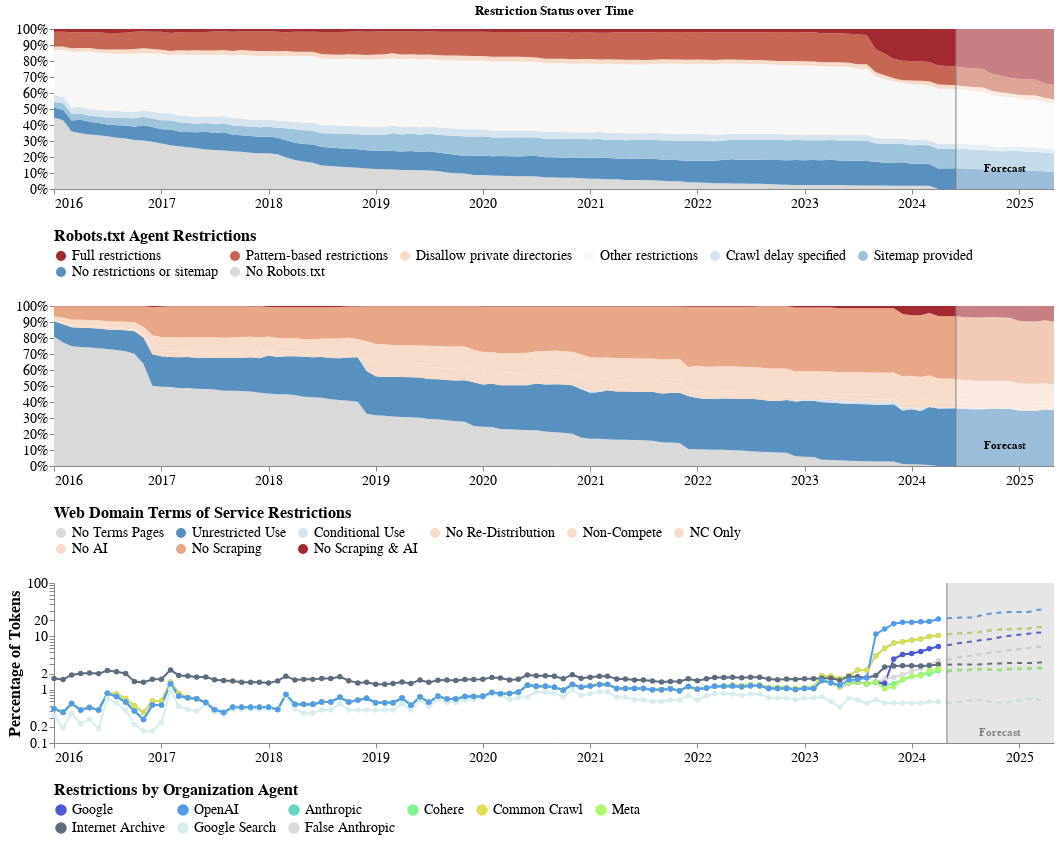

Notebook cell for this chart:
### Markdown cell above
## Combine Charts

### Code cell
combined_chart = alt.vconcat(chart_robots, chart_tos, chart_companies).configure_axis(
    grid=False,
    labelFontSize=PLOT_KWARGS["label_fontsize"],
    titleFontSize=PLOT_KWARGS["title_fontsize"],
    labelAngle=0,
    tickCount=len(range(df["period"].dt.year.min(), df["period"].dt.year.max()))
).configure_legend(
    labelFontSize=PLOT_KWARGS["label_fontsize"],
    titleFontSize=PLOT_KWARGS["title_fontsize"],
    columns=PLOT_KWARGS["legend_cols"]
).configure_view(
    strokeWidth=0
).resolve_scale(
    color="independent",
    x="shared"
)

#combined_chart.save(
#    "Combined_%s.png" % (ANALYSIS_TYPE),
#    ppi=300
#)

combined_chart

### Figure 1 — Vega-Lite specification as saved in the notebook (floating-point values rounded to 4 significant figures; data arrays with more than 128 entries replaced by an {"elided": "..."} marker saying what was removed)
{"config": {"title": {"font": "Times New Roman"}, "axis": {"labelFont": "Times New Roman", "titleFont": "Times New Roman", "grid": false, "labelAngle": 0, "labelFontSize": 14, "tickCount": 9, "titleFontSize": 16}, "header": {"labelFont": "Times New Roman", "titleFont": "Times New Roman"}, "legend": {"labelFont": "Times New Roman", "titleFont": "Times New Roman", "columns": 6, "labelFontSize": 14, "titleFontSize": 16}, "text": {"font": "Times New Roman"}, "view": {"strokeWidth": 0}}, "vconcat": [{"layer": [{"data": {"name": "data-b81ca46c138ccb831566def2053c14b8"}, "mark": {"type": "area"}, "encoding": {"color": {"field": "status", "legend": {"orient": "bottom", "titleLimit": 0}, "scale": {"domain": ["Full restrictions", "Pattern-based restrictions", "Disallow private directories", "Other restrictions", "Crawl delay specified", "Sitemap provided", "No restrictions or sitemap", "No Robots.txt"], "range": ["#a32a31", "#c76753", "#f7dcca", "#f7f7f7", "#d5e4ef", "#9dc4db", "#5891bf", "#d9d9d9"]}, "title": "Robots.txt Agent Restrictions", "type": "nominal"}, "order": {"field": "order", "type": "quantitative"}, "x": {"axis": {"format": "%Y", "title": ""}, "field": "period", "type": "temporal"}, "y": {"axis": {"format": "%", "title": ""}, "field": "percentage", "scale": {"domain": [0, 1]}, "type": "quantitative"}}}, {"data": {"name": "data-4f53cda18c2baa0c0354bb5f9a3ecbe5"}, "mark": {"type": "rule", "color": "black"}, "encoding": {"x": {"field": "period", "type": "temporal"}, "y": {"value": -20}, "y2": {"value": 160}}}, {"data": {"name": "data-4f53cda18c2baa0c0354bb5f9a3ecbe5"}, "mark": {"type": "point", "color": "black"}, "encoding": {"x": {"field": "period", "type": "temporal"}, "y": {"value": -20}}}, {"data": {"name": "data-4f53cda18c2baa0c0354bb5f9a3ecbe5"}, "mark": {"type": "text", "align": "left", "baseline": "middle", "color": "black", "dx": 10, "dy": 0, "fontSize": 14}, "encoding": {"text": {"field": "label", "type": "nominal"}, "x": {"field": "period", "type": "temporal"}, "y": {"value": -20}}}, {"data": {"name": "data-f0b0bf0c2a8d0ced0c09906c1619ad4c"}, "mark": {"type": "rect", "color": "white", "opacity": 0.4}, "encoding": {"x": {"field": "start", "title": "", "type": "temporal"}, "x2": {"field": "end"}}}, {"data": {"name": "data-d46e70ea25a0240641ad89bcfe05bef1"}, "mark": {"type": "rule", "color": "gray"}, "encoding": {"x": {"field": "period", "type": "temporal"}}}, {"data": {"name": "data-4f68c5dffeb6c9174ae0ba2a276515db"}, "mark": {"type": "text", "align": "center", "baseline": "middle", "color": "black", "dx": 0, "dy": 140, "fontWeight": "bold"}, "encoding": {"text": {"field": "text", "type": "nominal"}, "x": {"field": "date", "type": "temporal"}, "y": {"value": 0}}}], "height": 160, "title": "Restriction Status over Time", "width": 1000}, {"layer": [{"data": {"name": "data-5a868b5fb95e1da5433a2971f7eef5ed"}, "mark": {"type": "area"}, "encoding": {"color": {"field": "status", "legend": {"orient": "bottom", "titleLimit": 0}, "scale": {"domain": ["No Terms Pages", "Unrestricted Use", "Conditional Use", "No Re-Distribution", "Non-Compete", "NC Only", "No AI", "No Scraping", "No Scraping & AI"], "range": ["#d9d9d9", "#5891bf", "#d5e4ef", "#f7dcca", "#f7dcca", "#f7dcca", "#f7dcca", "#e8a888", "#a32a31"]}, "title": "Web Domain Terms of Service Restrictions", "type": "nominal"}, "order": {"field": "order", "type": "quantitative"}, "x": {"axis": {"format": "%Y", "title": ""}, "field": "period", "type": "temporal"}, "y": {"axis": {"format": "%", "title": ""}, "field": "percentage", "scale": {"domain": [0, 1]}, "type": "quantitative"}}}, {"data": {"name": "data-4f53cda18c2baa0c0354bb5f9a3ecbe5"}, "mark": {"type": "rule", "color": "black"}, "encoding": {"x": {"field": "period", "type": "temporal"}, "y": {"value": -20}, "y2": {"value": 160}}}, {"data": {"name": "data-4f53cda18c2baa0c0354bb5f9a3ecbe5"}, "mark": {"type": "point", "color": "black"}, "encoding": {"x": {"field": "period", "type": "temporal"}, "y": {"value": -20}}}, {"data": {"name": "data-4f53cda18c2baa0c0354bb5f9a3ecbe5"}, "mark": {"type": "text", "align": "left", "baseline": "middle", "color": "black", "dx": 10, "dy": 0, "fontSize": 14}, "encoding": {"text": {"field": "label", "type": "nominal"}, "x": {"field": "period", "type": "temporal"}, "y": {"value": -20}}}, {"data": {"name": "data-f0b0bf0c2a8d0ced0c09906c1619ad4c"}, "mark": {"type": "rect", "color": "white", "opacity": 0.4}, "encoding": {"x": {"field": "start", "title": "", "type": "temporal"}, "x2": {"field": "end"}}}, {"data": {"name": "data-d46e70ea25a0240641ad89bcfe05bef1"}, "mark": {"type": "rule", "color": "gray"}, "encoding": {"x": {"field": "period", "type": "temporal"}}}, {"data": {"name": "data-4f68c5dffeb6c9174ae0ba2a276515db"}, "mark": {"type": "text", "align": "center", "baseline": "middle", "color": "black", "dx": 0, "dy": 140, "fontWeight": "bold"}, "encoding": {"text": {"field": "text", "type": "nominal"}, "x": {"field": "date", "type": "temporal"}, "y": {"value": 0}}}], "height": 160, "title": "", "width": 1000}, {"layer": [{"data": {"name": "data-4b10d343d6bc3a4fd9b309897ff00869"}, "mark": {"type": "line"}, "encoding": {"color": {"field": "agent", "legend": {"orient": "bottom", "title": "Restrictions by Organization Agent", "titleLimit": 0}, "scale": {"domain": ["Google", "OpenAI", "Anthropic", "Cohere", "Common Crawl", "Meta", "Internet Archive", "Google Search", "False Anthropic"], "range": ["#4D58D5", "#519BEE", "#68D4C4", "#83F590", "#DEDD56", "#ADF86C", "#5D6D7E", "#D7EDEE", "#D9D9D9"]}, "type": "nominal"}, "strokeDash": {"value": [5, 5]}, "x": {"axis": {"format": "%Y", "labelAngle": 0, "tickCount": "year"}, "field": "period", "timeUnit": "yearmonth", "title": "", "type": "temporal"}, "y": {"field": "percent_Restrictive", "scale": {"type": "log"}, "title": "Percentage of Tokens", "type": "quantitative"}}}, {"data": {"name": "data-b0cf102031e33b46f7c376ec0d4b1687"}, "mark": {"type": "line", "point": true}, "encoding": {"color": {"field": "agent", "legend": {"orient": "bottom", "title": "Restrictions by Organization Agent", "titleLimit": 0}, "scale": {"domain": ["Google", "OpenAI", "Anthropic", "Cohere", "Common Crawl", "Meta", "Internet Archive", "Google Search", "False Anthropic"], "range": ["#4D58D5", "#519BEE", "#68D4C4", "#83F590", "#DEDD56", "#ADF86C", "#5D6D7E", "#D7EDEE", "#D9D9D9"]}, "type": "nominal"}, "x": {"axis": {"format": "%Y", "labelAngle": 0, "tickCount": "year"}, "field": "period", "timeUnit": "yearmonth", "title": "", "type": "temporal"}, "y": {"field": "percent_Restrictive", "scale": {"type": "log"}, "title": "Percentage of Tokens", "type": "quantitative"}}}, {"data": {"name": "data-9f2ccd16c8dfc172ffb85292c4666c3b"}, "mark": {"type": "rect", "color": "gray", "opacity": 0.2}, "encoding": {"x": {"field": "start", "title": "", "type": "temporal"}, "x2": {"field": "end"}}}, {"data": {"name": "data-f2d75896c561bf9713a9b6354ac056e0"}, "mark": {"type": "rule", "color": "gray"}, "encoding": {"x": {"field": "period", "type": "temporal"}}}, {"data": {"name": "data-4497626a4bc33c40bc235fc43739eb42"}, "mark": {"type": "text", "align": "center", "baseline": "middle", "color": "gray", "dx": 0, "dy": 150, "fontWeight": "bold"}, "encoding": {"text": {"field": "text", "type": "nominal"}, "x": {"field": "date", "type": "temporal"}, "y": {"value": 0}}}, {"data": {"name": "data-4f53cda18c2baa0c0354bb5f9a3ecbe5"}, "mark": {"type": "rule", "color": "black"}, "encoding": {"x": {"field": "period", "type": "temporal"}, "y": {"field": "y_min", "type": "quantitative"}, "y2": {"field": "y_max"}}}, {"data": {"name": "data-4f53cda18c2baa0c0354bb5f9a3ecbe5"}, "mark": {"type": "point", "color": "black"}, "encoding": {"x": {"field": "period", "type": "temporal"}, "y": {"field": "y_max", "type": "quantitative"}}}, {"data": {"name": "data-4f53cda18c2baa0c0354bb5f9a3ecbe5"}, "mark": {"type": "text", "align": "left", "baseline": "middle", "color": "black", "dx": 10, "dy": 0, "fontSize": 14}, "encoding": {"text": {"field": "label", "type": "nominal"}, "x": {"field": "period", "type": "temporal"}, "y": {"field": "y_max", "type": "quantitative"}}}], "height": 160, "width": 1000}], "resolve": {"scale": {"color": "independent", "x": "shared"}}, "$schema": "https://vega.github.io/schema/vega-lite/v5.17.0.json", "datasets": {"data-b81ca46c138ccb831566def2053c14b8": {"elided": "896 records"}, "data-4f53cda18c2baa0c0354bb5f9a3ecbe5": [], "data-f0b0bf0c2a8d0ced0c09906c1619ad4c": [{"start": "2024-05-31T00:00:00", "end": "2025-04-30T00:00:00"}], "data-d46e70ea25a0240641ad89bcfe05bef1": [{"period": "2024-05-31T00:00:00"}], "data-4f68c5dffeb6c9174ae0ba2a276515db": [{"date": "2024-11-14T00:00:00", "text": "Forecast"}], "data-5a868b5fb95e1da5433a2971f7eef5ed": {"elided": "1008 records"}, "data-4b10d343d6bc3a4fd9b309897ff00869": [{"period": "2024-05-31T00:00:00", "agent": "Anthropic", "percent_Restrictive": 10.98, "lower": 10.37, "upper": 11.59, "timestamp": 1717000000.0}, {"period": "2024-06-30T00:00:00", "agent": "Anthropic", "percent_Restrictive": 11.21, "lower": 10.2, "upper": 12.21, "timestamp": 1720000000.0}, {"period": "2024-07-31T00:00:00", "agent": "Anthropic", "percent_Restrictive": 11.55, "lower": 10.1, "upper": 13.01, "timestamp": 1722000000.0}, {"period": "2024-08-31T00:00:00", "agent": "Anthropic", "percent_Restrictive": 11.71, "lower": 9.852, "upper": 13.56, "timestamp": 1725000000.0}, {"period": "2024-09-30T00:00:00", "agent": "Anthropic", "percent_Restrictive": 12.48, "lower": 10.22, "upper": 14.74, "timestamp": 1728000000.0}, {"period": "2024-10-31T00:00:00", "agent": "Anthropic", "percent_Restrictive": 12.94, "lower": 10.31, "upper": 15.57, "timestamp": 1730000000.0}, {"period": "2024-11-30T00:00:00", "agent": "Anthropic", "percent_Restrictive": 13.38, "lower": 10.3, "upper": 16.47, "timestamp": 1733000000.0}, {"period": "2024-12-31T00:00:00", "agent": "Anthropic", "percent_Restrictive": 13.57, "lower": 10.05, "upper": 17.09, "timestamp": 1736000000.0}, {"period": "2025-01-31T00:00:00", "agent": "Anthropic", "percent_Restrictive": 13.87, "lower": 9.909, "upper": 17.83, "timestamp": 1738000000.0}, {"period": "2025-02-28T00:00:00", "agent": "Anthropic", "percent_Restrictive": 14.0, "lower": 9.621, "upper": 18.38, "timestamp": 1741000000.0}, {"period": "2025-03-31T00:00:00", "agent": "Anthropic", "percent_Restrictive": 14.74, "lower": 9.959, "upper": 19.53, "timestamp": 1743000000.0}, {"period": "2025-04-30T00:00:00", "agent": "Anthropic", "percent_Restrictive": 15.19, "lower": 10.02, "upper": 20.36, "timestamp": 1746000000.0}, {"period": "2024-05-31T00:00:00", "agent": "Cohere", "percent_Restrictive": 2.164, "lower": 1.865, "upper": 2.464, "timestamp": 1717000000.0}, {"period": "2024-06-30T00:00:00", "agent": "Cohere", "percent_Restrictive": 2.321, "lower": 1.916, "upper": 2.727, "timestamp": 1720000000.0}, {"period": "2024-07-31T00:00:00", "agent": "Cohere", "percent_Restrictive": 2.262, "lower": 1.765, "upper": 2.759, "timestamp": 1722000000.0}, {"period": "2024-08-31T00:00:00", "agent": "Cohere", "percent_Restrictive": 2.384, "lower": 1.811, "upper": 2.957, "timestamp": 1725000000.0}, {"period": "2024-09-30T00:00:00", "agent": "Cohere", "percent_Restrictive": 2.364, "lower": 1.729, "upper": 3.0, "timestamp": 1728000000.0}, {"period": "2024-10-31T00:00:00", "agent": "Cohere", "percent_Restrictive": 2.331, "lower": 1.63, "upper": 3.031, "timestamp": 1730000000.0}, {"period": "2024-11-30T00:00:00", "agent": "Cohere", "percent_Restrictive": 2.32, "lower": 1.564, "upper": 3.075, "timestamp": 1733000000.0}, {"period": "2024-12-31T00:00:00", "agent": "Cohere", "percent_Restrictive": 2.377, "lower": 1.558, "upper": 3.195, "timestamp": 1736000000.0}, {"period": "2025-01-31T00:00:00", "agent": "Cohere", "percent_Restrictive": 2.422, "lower": 1.558, "upper": 3.286, "timestamp": 1738000000.0}, {"period": "2025-02-28T00:00:00", "agent": "Cohere", "percent_Restrictive": 2.445, "lower": 1.524, "upper": 3.366, "timestamp": 1741000000.0}, {"period": "2025-03-31T00:00:00", "agent": "Cohere", "percent_Restrictive": 2.518, "lower": 1.557, "upper": 3.479, "timestamp": 1743000000.0}, {"period": "2025-04-30T00:00:00", "agent": "Cohere", "percent_Restrictive": 2.406, "lower": 1.395, "upper": 3.417, "timestamp": 1746000000.0}, {"period": "2024-05-31T00:00:00", "agent": "Combined Agent", "percent_Restrictive": 23.52, "lower": 21.67, "upper": 25.38, "timestamp": 1717000000.0}, {"period": "2024-06-30T00:00:00", "agent": "Combined Agent", "percent_Restrictive": 24.24, "lower": 21.27, "upper": 27.21, "timestamp": 1720000000.0}, {"period": "2024-07-31T00:00:00", "agent": "Combined Agent", "percent_Restrictive": 24.63, "lower": 20.37, "upper": 28.89, "timestamp": 1722000000.0}, {"period": "2024-08-31T00:00:00", "agent": "Combined Agent", "percent_Restrictive": 24.72, "lower": 19.29, "upper": 30.15, "timestamp": 1725000000.0}, {"period": "2024-09-30T00:00:00", "agent": "Combined Agent", "percent_Restrictive": 27.42, "lower": 21.07, "upper": 33.77, "timestamp": 1728000000.0}, {"period": "2024-10-31T00:00:00", "agent": "Combined Agent", "percent_Restrictive": 28.54, "lower": 21.45, "upper": 35.62, "timestamp": 1730000000.0}, {"period": "2024-11-30T00:00:00", "agent": "Combined Agent", "percent_Restrictive": 29.57, "lower": 21.72, "upper": 37.42, "timestamp": 1733000000.0}, {"period": "2024-12-31T00:00:00", "agent": "Combined Agent", "percent_Restrictive": 30.14, "lower": 21.57, "upper": 38.72, "timestamp": 1736000000.0}, {"period": "2025-01-31T00:00:00", "agent": "Combined Agent", "percent_Restrictive": 30.39, "lower": 21.08, "upper": 39.69, "timestamp": 1738000000.0}, {"period": "2025-02-28T00:00:00", "agent": "Combined Agent", "percent_Restrictive": 30.52, "lower": 20.51, "upper": 40.53, "timestamp": 1741000000.0}, {"period": "2025-03-31T00:00:00", "agent": "Combined Agent", "percent_Restrictive": 32.84, "lower": 22.17, "upper": 43.5, "timestamp": 1743000000.0}, {"period": "2025-04-30T00:00:00", "agent": "Combined Agent", "percent_Restrictive": 34.18, "lower": 22.91, "upper": 45.45, "timestamp": 1746000000.0}, {"period": "2024-05-31T00:00:00", "agent": "Common Crawl", "percent_Restrictive": 10.98, "lower": 10.37, "upper": 11.59, "timestamp": 1717000000.0}, {"period": "2024-06-30T00:00:00", "agent": "Common Crawl", "percent_Restrictive": 11.21, "lower": 10.2, "upper": 12.21, "timestamp": 1720000000.0}, {"period": "2024-07-31T00:00:00", "agent": "Common Crawl", "percent_Restrictive": 11.55, "lower": 10.1, "upper": 13.01, "timestamp": 1722000000.0}, {"period": "2024-08-31T00:00:00", "agent": "Common Crawl", "percent_Restrictive": 11.71, "lower": 9.852, "upper": 13.56, "timestamp": 1725000000.0}, {"period": "2024-09-30T00:00:00", "agent": "Common Crawl", "percent_Restrictive": 12.48, "lower": 10.22, "upper": 14.74, "timestamp": 1728000000.0}, {"period": "2024-10-31T00:00:00", "agent": "Common Crawl", "percent_Restrictive": 12.94, "lower": 10.31, "upper": 15.57, "timestamp": 1730000000.0}, {"period": "2024-11-30T00:00:00", "agent": "Common Crawl", "percent_Restrictive": 13.38, "lower": 10.3, "upper": 16.47, "timestamp": 1733000000.0}, {"period": "2024-12-31T00:00:00", "agent": "Common Crawl", "percent_Restrictive": 13.57, "lower": 10.05, "upper": 17.09, "timestamp": 1736000000.0}, {"period": "2025-01-31T00:00:00", "agent": "Common Crawl", "percent_Restrictive": 13.87, "lower": 9.909, "upper": 17.83, "timestamp": 1738000000.0}, {"period": "2025-02-28T00:00:00", "agent": "Common Crawl", "percent_Restrictive": 14.0, "lower": 9.621, "upper": 18.38, "timestamp": 1741000000.0}, {"period": "2025-03-31T00:00:00", "agent": "Common Crawl", "percent_Restrictive": 14.74, "lower": 9.959, "upper": 19.53, "timestamp": 1743000000.0}, {"period": "2025-04-30T00:00:00", "agent": "Common Crawl", "percent_Restrictive": 15.19, "lower": 10.02, "upper": 20.36, "timestamp": 1746000000.0}, {"period": "2024-05-31T00:00:00", "agent": "False Anthropic", "percent_Restrictive": 3.605, "lower": 3.252, "upper": 3.957, "timestamp": 1717000000.0}, {"period": "2024-06-30T00:00:00", "agent": "False Anthropic", "percent_Restrictive": 3.933, "lower": 3.472, "upper": 4.395, "timestamp": 1720000000.0}, {"period": "2024-07-31T00:00:00", "agent": "False Anthropic", "percent_Restrictive": 4.167, "lower": 3.568, "upper": 4.765, "timestamp": 1722000000.0}, {"period": "2024-08-31T00:00:00", "agent": "False Anthropic", "percent_Restrictive": 4.452, "lower": 3.729, "upper": 5.174, "timestamp": 1725000000.0}, {"period": "2024-09-30T00:00:00", "agent": "False Anthropic", "percent_Restrictive": 4.744, "lower": 3.891, "upper": 5.596, "timestamp": 1728000000.0}, {"period": "2024-10-31T00:00:00", "agent": "False Anthropic", "percent_Restrictive": 4.975, "lower": 3.992, "upper": 5.958, "timestamp": 1730000000.0}, {"period": "2024-11-30T00:00:00", "agent": "False Anthropic", "percent_Restrictive": 5.184, "lower": 4.044, "upper": 6.325, "timestamp": 1733000000.0}, {"period": "2024-12-31T00:00:00", "agent": "False Anthropic", "percent_Restrictive": 5.483, "lower": 4.191, "upper": 6.776, "timestamp": 1736000000.0}, {"period": "2025-01-31T00:00:00", "agent": "False Anthropic", "percent_Restrictive": 5.731, "lower": 4.28, "upper": 7.182, "timestamp": 1738000000.0}, {"period": "2025-02-28T00:00:00", "agent": "False Anthropic", "percent_Restrictive": 6.01, "lower": 4.399, "upper": 7.62, "timestamp": 1741000000.0}, {"period": "2025-03-31T00:00:00", "agent": "False Anthropic", "percent_Restrictive": 6.3, "lower": 4.527, "upper": 8.073, "timestamp": 1743000000.0}, {"period": "2025-04-30T00:00:00", "agent": "False Anthropic", "percent_Restrictive": 6.521, "lower": 4.583, "upper": 8.46, "timestamp": 1746000000.0}, {"period": "2024-05-31T00:00:00", "agent": "Google", "percent_Restrictive": 6.794, "lower": 6.18, "upper": 7.408, "timestamp": 1717000000.0}, {"period": "2024-06-30T00:00:00", "agent": "Google", "percent_Restrictive": 7.275, "lower": 6.362, "upper": 8.188, "timestamp": 1720000000.0}, {"period": "2024-07-31T00:00:00", "agent": "Google", "percent_Restrictive": 7.701, "lower": 6.494, "upper": 8.909, "timestamp": 1722000000.0}, {"period": "2024-08-31T00:00:00", "agent": "Google", "percent_Restrictive": 8.134, "lower": 6.648, "upper": 9.619, "timestamp": 1725000000.0}, {"period": "2024-09-30T00:00:00", "agent": "Google", "percent_Restrictive": 8.596, "lower": 6.824, "upper": 10.37, "timestamp": 1728000000.0}, {"period": "2024-10-31T00:00:00", "agent": "Google", "percent_Restrictive": 8.923, "lower": 6.866, "upper": 10.98, "timestamp": 1730000000.0}, {"period": "2024-11-30T00:00:00", "agent": "Google", "percent_Restrictive": 9.694, "lower": 7.354, "upper": 12.03, "timestamp": 1733000000.0}, {"period": "2024-12-31T00:00:00", "agent": "Google", "percent_Restrictive": 10.26, "lower": 7.629, "upper": 12.89, "timestamp": 1736000000.0}, {"period": "2025-01-31T00:00:00", "agent": "Google", "percent_Restrictive": 10.67, "lower": 7.75, "upper": 13.59, "timestamp": 1738000000.0}, {"period": "2025-02-28T00:00:00", "agent": "Google", "percent_Restrictive": 11.13, "lower": 7.907, "upper": 14.35, "timestamp": 1741000000.0}, {"period": "2025-03-31T00:00:00", "agent": "Google", "percent_Restrictive": 11.65, "lower": 8.122, "upper": 15.17, "timestamp": 1743000000.0}, {"period": "2025-04-30T00:00:00", "agent": "Google", "percent_Restrictive": 12.05, "lower": 8.217, "upper": 15.89, "timestamp": 1746000000.0}, {"period": "2024-05-31T00:00:00", "agent": "Google Search", "percent_Restrictive": 0.5608, "lower": 0.3058, "upper": 0.8158, "timestamp": 1717000000.0}, {"period": "2024-06-30T00:00:00", "agent": "Google Search", "percent_Restrictive": 0.5728, "lower": 0.2998, "upper": 0.8458, "timestamp": 1720000000.0}, {"period": "2024-07-31T00:00:00", "agent": "Google Search", "percent_Restrictive": 0.6018, "lower": 0.3117, "upper": 0.892, "timestamp": 1722000000.0}, {"period": "2024-08-31T00:00:00", "agent": "Google Search", "percent_Restrictive": 0.65, "lower": 0.3515, "upper": 0.9484, "timestamp": 1725000000.0}, {"period": "2024-09-30T00:00:00", "agent": "Google Search", "percent_Restrictive": 0.6502, "lower": 0.3403, "upper": 0.96, "timestamp": 1728000000.0}, {"period": "2024-10-31T00:00:00", "agent": "Google Search", "percent_Restrictive": 0.5778, "lower": 0.2597, "upper": 0.8958, "timestamp": 1730000000.0}, {"period": "2024-11-30T00:00:00", "agent": "Google Search", "percent_Restrictive": 0.5734, "lower": 0.2357, "upper": 0.911, "timestamp": 1733000000.0}, {"period": "2024-12-31T00:00:00", "agent": "Google Search", "percent_Restrictive": 0.5872, "lower": 0.2385, "upper": 0.9359, "timestamp": 1736000000.0}, {"period": "2025-01-31T00:00:00", "agent": "Google Search", "percent_Restrictive": 0.6235, "lower": 0.2631, "upper": 0.984, "timestamp": 1738000000.0}, {"period": "2025-02-28T00:00:00", "agent": "Google Search", "percent_Restrictive": 0.673, "lower": 0.3029, "upper": 1.043, "timestamp": 1741000000.0}, {"period": "2025-03-31T00:00:00", "agent": "Google Search", "percent_Restrictive": 0.6726, "lower": 0.2922, "upper": 1.053, "timestamp": 1743000000.0}, {"period": "2025-04-30T00:00:00", "agent": "Google Search", "percent_Restrictive": 0.5936, "lower": 0.2039, "upper": 0.9833, "timestamp": 1746000000.0}, {"period": "2024-05-31T00:00:00", "agent": "Internet Archive", "percent_Restrictive": 2.946, "lower": 2.57, "upper": 3.322, "timestamp": 1717000000.0}, {"period": "2024-06-30T00:00:00", "agent": "Internet Archive", "percent_Restrictive": 2.995, "lower": 2.503, "upper": 3.487, "timestamp": 1720000000.0}, {"period": "2024-07-31T00:00:00", "agent": "Internet Archive", "percent_Restrictive": 2.969, "lower": 2.379, "upper": 3.56, "timestamp": 1722000000.0}, {"period": "2024-08-31T00:00:00", "agent": "Internet Archive", "percent_Restrictive": 2.974, "lower": 2.312, "upper": 3.635, "timestamp": 1725000000.0}, {"period": "2024-09-30T00:00:00", "agent": "Internet Archive", "percent_Restrictive": 2.992, "lower": 2.266, "upper": 3.718, "timestamp": 1728000000.0}, {"period": "2024-10-31T00:00:00", "agent": "Internet Archive", "percent_Restrictive": 3.095, "lower": 2.315, "upper": 3.876, "timestamp": 1730000000.0}, {"period": "2024-11-30T00:00:00", "agent": "Internet Archive", "percent_Restrictive": 3.109, "lower": 2.26, "upper": 3.958, "timestamp": 1733000000.0}, {"period": "2024-12-31T00:00:00", "agent": "Internet Archive", "percent_Restrictive": 3.165, "lower": 2.258, "upper": 4.073, "timestamp": 1736000000.0}, {"period": "2025-01-31T00:00:00", "agent": "Internet Archive", "percent_Restrictive": 3.152, "lower": 2.19, "upper": 4.115, "timestamp": 1738000000.0}, {"period": "2025-02-28T00:00:00", "agent": "Internet Archive", "percent_Restrictive": 3.16, "lower": 2.148, "upper": 4.171, "timestamp": 1741000000.0}, {"period": "2025-03-31T00:00:00", "agent": "Internet Archive", "percent_Restrictive": 3.185, "lower": 2.127, "upper": 4.243, "timestamp": 1743000000.0}, {"period": "2025-04-30T00:00:00", "agent": "Internet Archive", "percent_Restrictive": 3.294, "lower": 2.192, "upper": 4.396, "timestamp": 1746000000.0}, {"period": "2024-05-31T00:00:00", "agent": "Meta", "percent_Restrictive": 2.34, "lower": 1.998, "upper": 2.682, "timestamp": 1717000000.0}, {"period": "2024-06-30T00:00:00", "agent": "Meta", "percent_Restrictive": 2.407, "lower": 1.989, "upper": 2.824, "timestamp": 1720000000.0}, {"period": "2024-07-31T00:00:00", "agent": "Meta", "percent_Restrictive": 2.395, "lower": 1.905, "upper": 2.885, "timestamp": 1722000000.0}, {"period": "2024-08-31T00:00:00", "agent": "Meta", "percent_Restrictive": 2.419, "lower": 1.88, "upper": 2.959, "timestamp": 1725000000.0}, {"period": "2024-09-30T00:00:00", "agent": "Meta", "percent_Restrictive": 2.489, "lower": 1.902, "upper": 3.076, "timestamp": 1728000000.0}, {"period": "2024-10-31T00:00:00", "agent": "Meta", "percent_Restrictive": 2.413, "lower": 1.785, "upper": 3.041, "timestamp": 1730000000.0}, {"period": "2024-11-30T00:00:00", "agent": "Meta", "percent_Restrictive": 2.397, "lower": 1.721, "upper": 3.073, "timestamp": 1733000000.0}, {"period": "2024-12-31T00:00:00", "agent": "Meta", "percent_Restrictive": 2.496, "lower": 1.778, "upper": 3.214, "timestamp": 1736000000.0}, {"period": "2025-01-31T00:00:00", "agent": "Meta", "percent_Restrictive": 2.518, "lower": 1.76, "upper": 3.276, "timestamp": 1738000000.0}, {"period": "2025-02-28T00:00:00", "agent": "Meta", "percent_Restrictive": 2.549, "lower": 1.755, "upper": 3.344, "timestamp": 1741000000.0}, {"period": "2025-03-31T00:00:00", "agent": "Meta", "percent_Restrictive": 2.637, "lower": 1.808, "upper": 3.467, "timestamp": 1743000000.0}, {"period": "2025-04-30T00:00:00", "agent": "Meta", "percent_Restrictive": 2.57, "lower": 1.707, "upper": 3.433, "timestamp": 1746000000.0}, {"period": "2024-05-31T00:00:00", "agent": "OpenAI", "percent_Restrictive": 21.8, "lower": 19.83, "upper": 23.77, "timestamp": 1717000000.0}, {"period": "2024-06-30T00:00:00", "agent": "OpenAI", "percent_Restrictive": 22.38, "lower": 19.25, "upper": 25.51, "timestamp": 1720000000.0}, {"period": "2024-07-31T00:00:00", "agent": "OpenAI", "percent_Restrictive": 22.49, "lower": 18.04, "upper": 26.93, "timestamp": 1722000000.0}, {"period": "2024-08-31T00:00:00", "agent": "OpenAI", "percent_Restrictive": 22.51, "lower": 16.91, "upper": 28.11, "timestamp": 1725000000.0}, {"period": "2024-09-30T00:00:00", "agent": "OpenAI", "percent_Restrictive": 25.64, "lower": 19.15, "upper": 32.14, "timestamp": 1728000000.0}, {"period": "2024-10-31T00:00:00", "agent": "OpenAI", "percent_Restrictive": 26.73, "lower": 19.53, "upper": 33.93, "timestamp": 1730000000.0}, {"period": "2024-11-30T00:00:00", "agent": "OpenAI", "percent_Restrictive": 27.97, "lower": 20.04, "upper": 35.89, "timestamp": 1733000000.0}, {"period": "2024-12-31T00:00:00", "agent": "OpenAI", "percent_Restrictive": 28.49, "lower": 19.87, "upper": 37.11, "timestamp": 1736000000.0}, {"period": "2025-01-31T00:00:00", "agent": "OpenAI", "percent_Restrictive": 28.52, "lower": 19.21, "upper": 37.84, "timestamp": 1738000000.0}, {"period": "2025-02-28T00:00:00", "agent": "OpenAI", "percent_Restrictive": 28.66, "lower": 18.69, "upper": 38.64, "timestamp": 1741000000.0}, {"period": "2025-03-31T00:00:00", "agent": "OpenAI", "percent_Restrictive": 31.14, "lower": 20.55, "upper": 41.72, "timestamp": 1743000000.0}, {"period": "2025-04-30T00:00:00", "agent": "OpenAI", "percent_Restrictive": 32.48, "lower": 21.33, "upper": 43.64, "timestamp": 1746000000.0}], "data-b0cf102031e33b46f7c376ec0d4b1687": {"elided": "1000 records"}, "data-9f2ccd16c8dfc172ffb85292c4666c3b": [{"start": "2024-04-30T00:00:00", "end": "2025-04-30T00:00:00"}], "data-f2d75896c561bf9713a9b6354ac056e0": [{"period": "2024-04-30T00:00:00"}], "data-4497626a4bc33c40bc235fc43739eb42": [{"date": "2024-10-29T12:00:00", "text": "Forecast"}]}}
